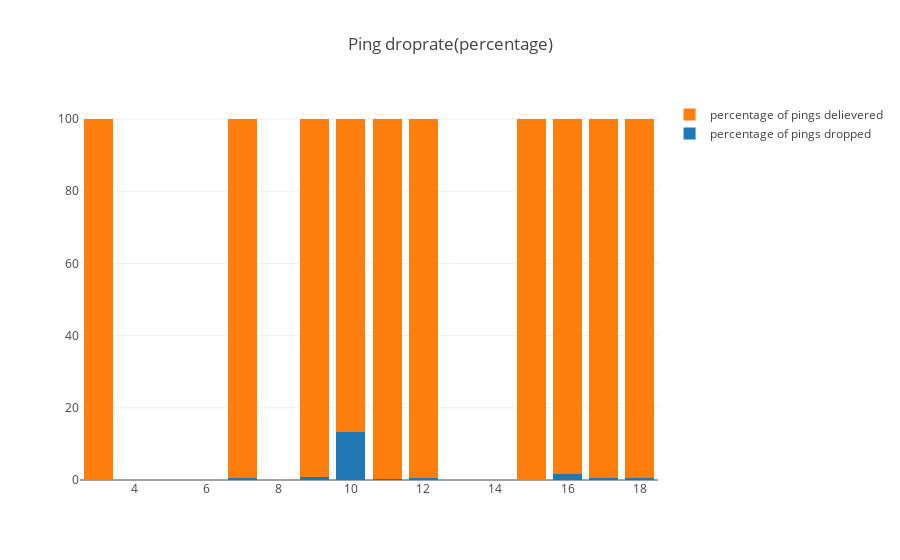
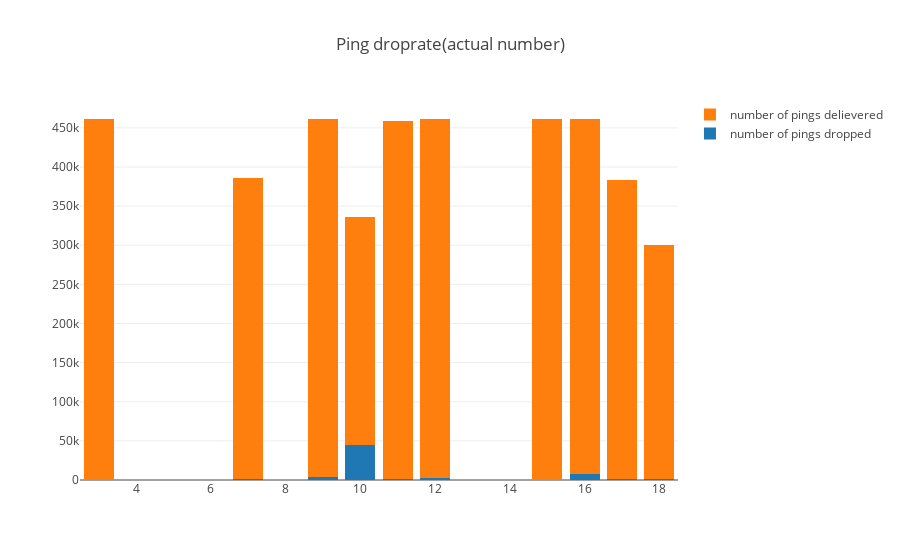

These figures' notebook cell, in order:
### Code cell
ping_counts_dec1=list(filter(lambda a: a != 0, ping_counts_dec))
pingdroprate_counts_dec1=list(filter(lambda a: a != 0, pingdroprate_counts_dec))
trace1 = go.Bar(
            x=device_numbers_dec,
            y=[(a / b)*100 for a, b in zip(pingdroprate_counts_dec1, ping_counts_dec1)],
            name='percentage of pings dropped',
    )
trace2 = go.Bar(
            x=device_numbers_dec,
            y=[((b-a) / b)*100 for a, b in zip(pingdroprate_counts_dec1, ping_counts_dec1)],
            name='percentage of pings delievered',
    
    )

data1 = [trace1, trace2]

trace3 = go.Bar(
            x=device_numbers_dec,
            y=pingdroprate_counts_dec1,
            name='number of pings dropped',
    )
trace4 = go.Bar(
            x=device_numbers_dec,
            y=[(b-a)  for a, b in zip(pingdroprate_counts_dec1, ping_counts_dec1)],
            name='number of pings delievered',    
    )

data2 = [trace3, trace4]

layout1 = go.Layout(
        barmode='stack',
        title="Ping droprate(percentage)"
    )
layout2 = go.Layout(
        barmode='stack',
        title="Ping droprate(actual number)"
    )
fig1 = go.Figure(data=data1, layout=layout1)
fig2 = go.Figure(data=data2, layout=layout2)
iplot(fig1)
iplot(fig2)

### Figure 1 — Plotly figure (JSON) as saved in the notebook; plotly's stock layout.template omitted (floating-point values rounded to 4 significant figures)
{"data": [{"name": "percentage of pings dropped", "type": "bar", "x": [3, 7, 9, 10, 11, 12, 15, 16, 17, 18], "y": [0.002818, 0.4169, 0.8468, 13.32, 0.2361, 0.4697, 0.00867, 1.602, 0.4311, 0.4828]}, {"name": "percentage of pings delievered", "type": "bar", "x": [3, 7, 9, 10, 11, 12, 15, 16, 17, 18], "y": [100.0, 99.58, 99.15, 86.68, 99.76, 99.53, 99.99, 98.4, 99.57, 99.52]}], "layout": {"barmode": "stack", "title": "Ping droprate(percentage)"}}

### Figure 2 — Plotly figure (JSON) as saved in the notebook; plotly's stock layout.template omitted (floating-point values rounded to 4 significant figures)
{"data": [{"name": "number of pings dropped", "type": "bar", "x": [3, 7, 9, 10, 11, 12, 15, 16, 17, 18], "y": [13, 1609, 3907, 44818, 1082, 2167, 40, 7389, 1654, 1451]}, {"name": "number of pings delievered", "type": "bar", "x": [3, 7, 9, 10, 11, 12, 15, 16, 17, 18], "y": [461354, 384299, 457459, 291655, 457219, 459199, 461326, 453977, 382023, 299103]}], "layout": {"barmode": "stack", "title": "Ping droprate(actual number)"}}
